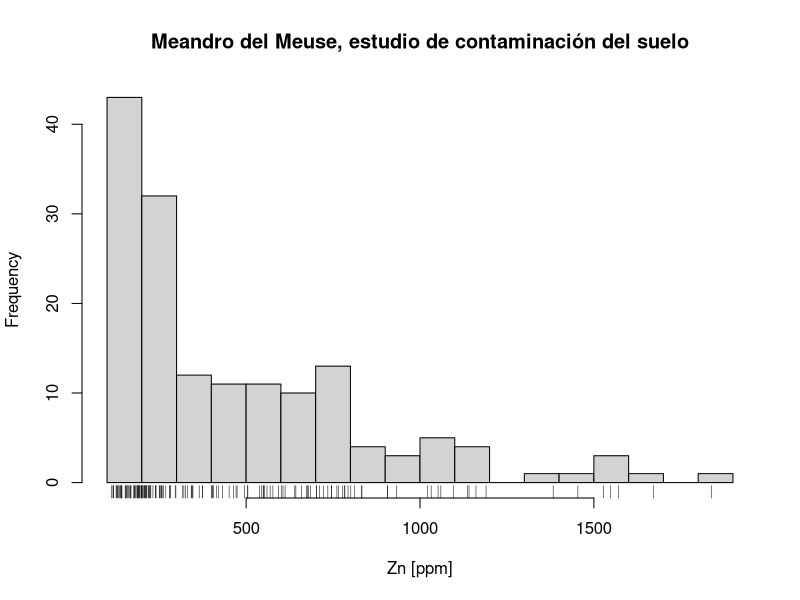

Write the R code that produced this figure.
#        001. Histograma sencillo (solo seis lineas de código R!)

# carga la librería necesaria para importar csv

if (!requireNamespace("readr", quietly = TRUE)) install.packages("readr")
library(readr)

# con esa libreria, lee el documento, ojo con el working directory

meuse <- read_csv("datos/brutos/meuse.csv")

# generación de un histograma automático pero pintón

hist(meuse$zinc, breaks=13, main="Meandro del Meuse, estudio de contaminación del suelo",
     xlab="Zn [ppm]")

# podemos añadir, con la función rug, los datos situados sobre el eje x

rug(meuse$zinc)

# obtenemos un resumen de la variable Zn

summary(meuse$zinc)
